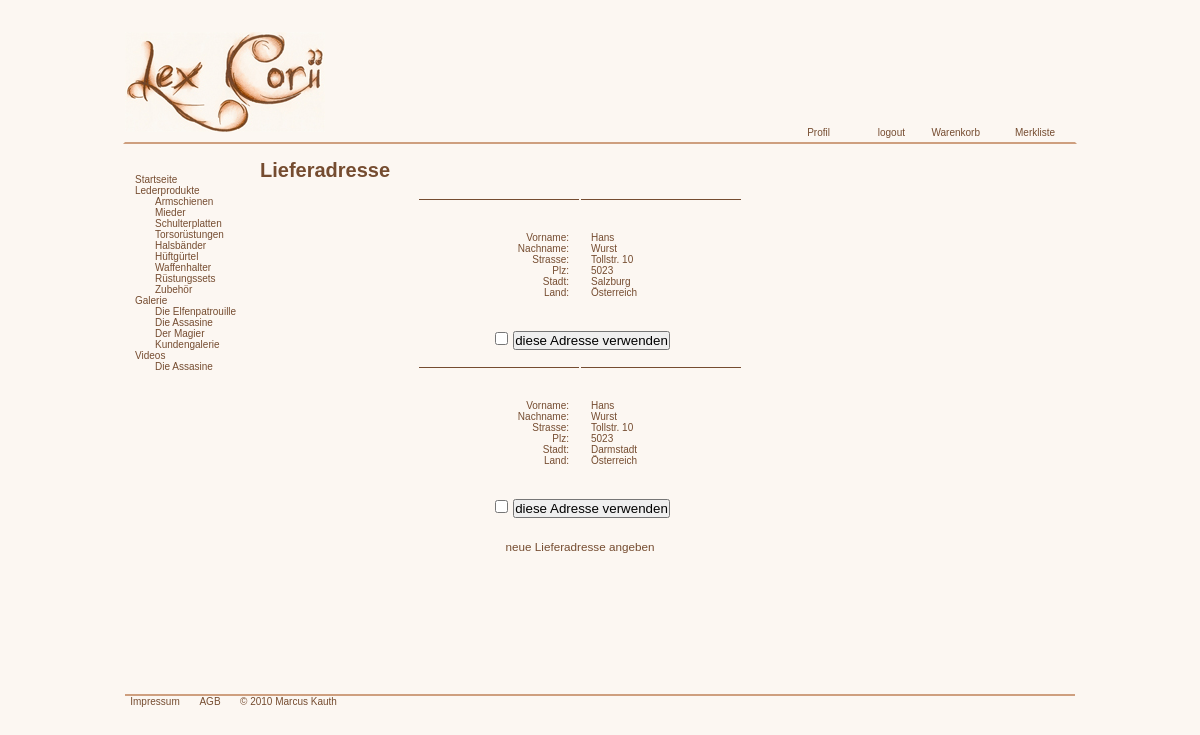
The page /rechnungsadresse.php (signed in) on the database its author committed.
### tables this page shows
CREATE TABLE IF NOT EXISTS `lieferadressen` (
  `lid` int(11) NOT NULL AUTO_INCREMENT,
  `vorname` varchar(100) NOT NULL,
  `nachname` varchar(100) NOT NULL,
  `strasse` varchar(100) NOT NULL,
  `plz` int(11) NOT NULL,
  `ort` varchar(100) NOT NULL,
  `land` varchar(100) NOT NULL,
  `username` varchar(100) NOT NULL,
  PRIMARY KEY (`lid`),
  KEY `username` (`username`)
);

### rechnungsadresse.php (the view, shortened to what this page needs)
<?php
    include "functions.php";
	$pid = $_SESSION['USER'];
	$sth = $dbh->prepare("SELECT * FROM lieferadressen WHERE username = ?");
	$sth->execute(array($pid));
	$adressen = $sth->fetchAll(PDO::FETCH_OBJ);
	include "header.php";
?>
    <h1>Lieferadresse</h1>
    <form method="post">
    <table style="margin: 0 auto">
		<?php foreach ($adressen as $key) : ?>
            <tr>
                <td style="text-align:right; width:150px; padding:0 10px 0 0">
                    <ul>
                        <li>Vorname: </li>
                        <li>Nachname: </li>
                        <li>Strasse: </li>
                        <li>Plz: </li>
                        <li>Stadt: </li>
                        <li>Land: </li>
                    </ul>
                </td>
                <td style="text-align:left; width:150px; padding:0 0 0 10px">
                	<ul>
                        <li><?= $key->vorname ?></li>
                        <li><?= $key->nachname ?></li>
                        <li><?= $key->strasse ?></li>
                        <li><?= $key->plz ?></li>
                        <li><?= $key->ort ?></li>
                        <li><?= $key->land ?></li>
                    </ul>
                </td>
            </tr>
            <tr style="height:auto">
            	<td colspan="2" style="border:none">
            		<input type="checkbox" name="lieferadresse" value="<?= $key->lid ?>" style="margin:0 5px 20px 5px" /><input type="submit" name="senden" value="diese Adresse verwenden" />
                </td>
            </tr>
        <?php endforeach ?>
        <tr style="height:auto">
            	<td colspan="2" style="border:none">
            		<h3><a href="lieferadressen.php">neue Lieferadresse angeben</a></h3>
                </td>
            </tr>
    </table>
	</form>
<?php include "footer.php"; ?>

### style.css (style rules this page uses)
* { margin:0; padding:0; }
html { font-family:"Trebuchet MS", Arial, Georgia, "Times New Roman", serif; font-size:10px; background-color:#fcf7f2; color:#754c30; }
#maininbox tr { height:130px; }
#maininbox td { width:310px; border-top:1px solid #754c30; text-align:center; }
#maininbox ul { margin:0 0 0 0; }
#maininbox h1, h2, h3 { margin:5px 5px; }
#maininbox h1 { padding:0 0 10px 0; }
#profil h3, #maininbox h3 { font-weight:normal; text-align:center; padding:0 0 10px 0; }
a { color:#754c30;; outline:none; text-decoration:none; }
form { display:inline; }
form input { margin:0 auto; }
table ul { list-style:none; }

### rows shown on the page
lieferadressen: vorname "Hans", nachname "Wurst", strasse "Tollstr. 10", plz "5023", ort "Salzburg", land "Österreich"
lieferadressen: vorname "Hans", nachname "Wurst", strasse "Tollstr. 10", plz "5023", ort "Darmstadt", land "Österreich"
